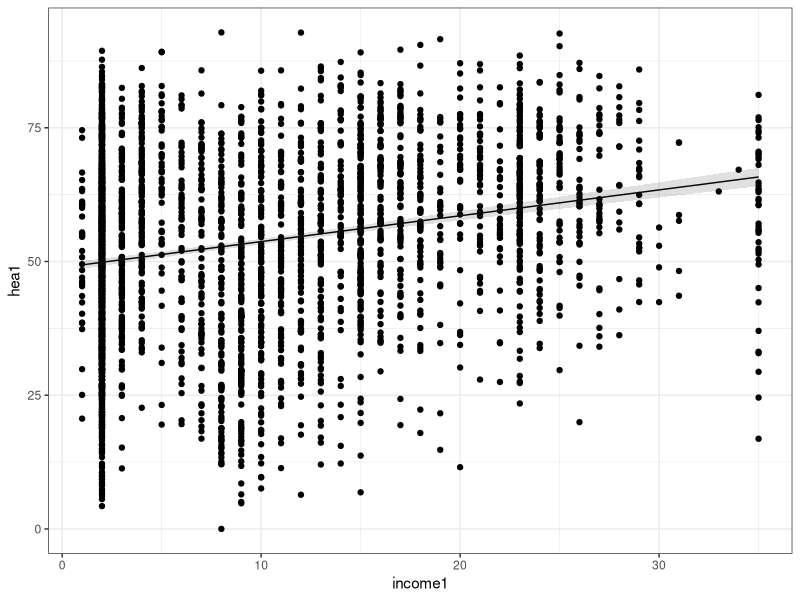
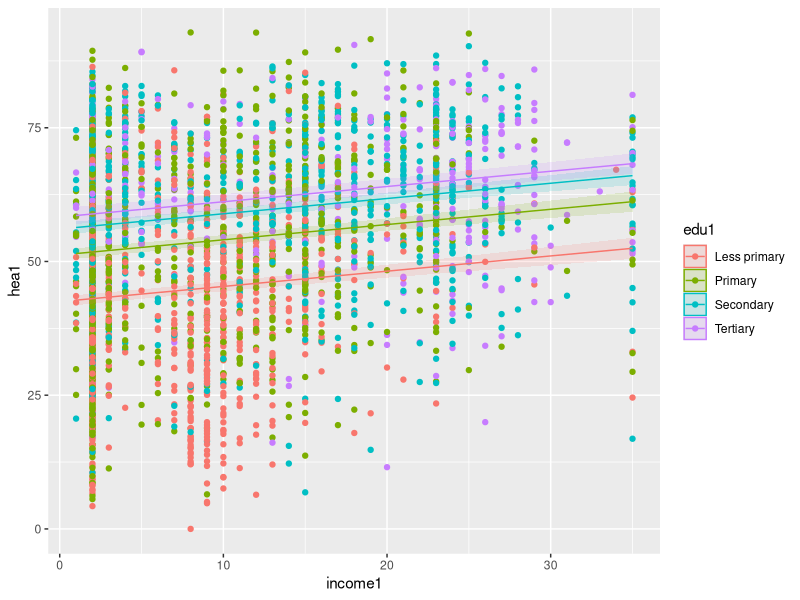
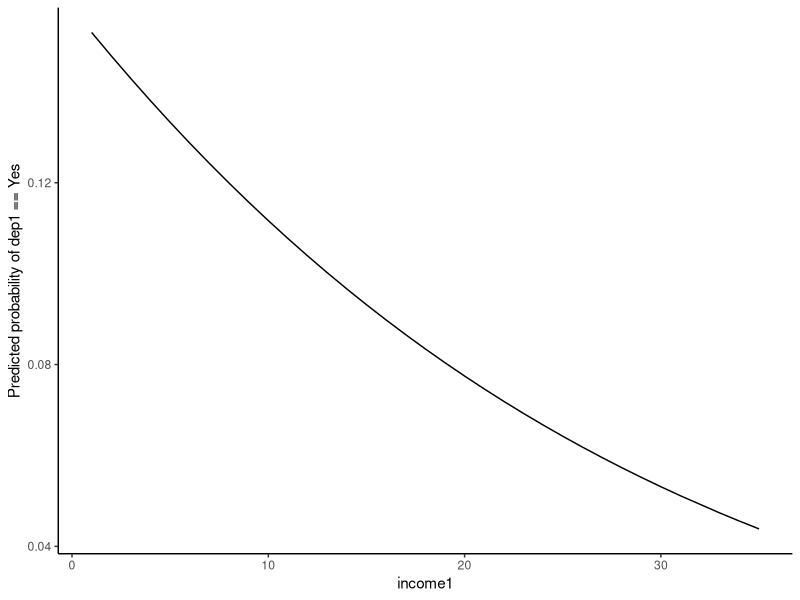
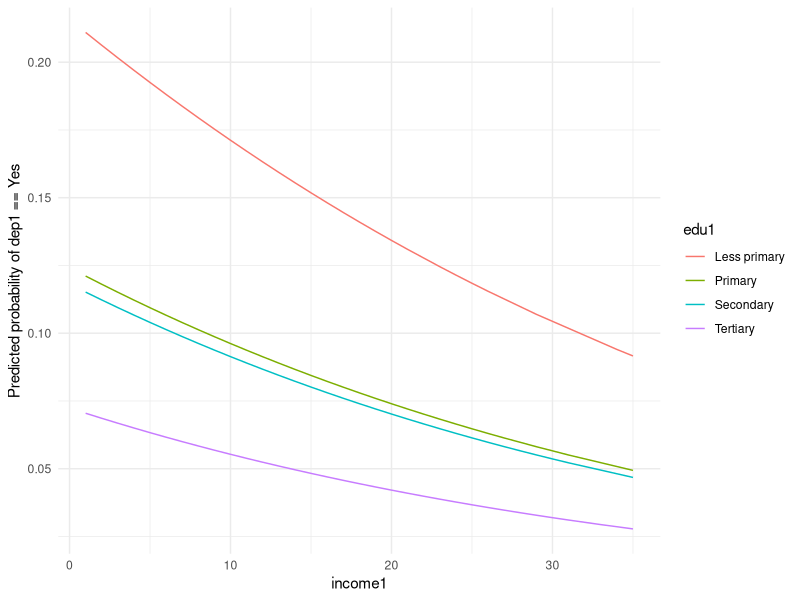

Generate these figures, in order, with R:
## ---- chunk 1
knitr::opts_chunk$set(echo=TRUE, eval=FALSE)
options(width=180, tibble.width=140)
#https://stackoverflow.com/questions/39996042/disable-mouse-click-to-show-another-slide-in-rmarkdown-slidy-presentation
## ---- chunk 2

getwd() # el directorio donde R está trabajando
setwd("P:/projects/Curso-R") # (en Windows) se tienen que sustituir los \ por /
list.files()

## ---- chunk 3
library(readxl)
## ---- chunk 4
read_excel("data_curs_stat/EP1.xls")
## ---- chunk 5
summary
## ---- chunk 6
summary(read_excel("data_curs_stat/EP1.xls"))
## ---- chunk 7
dataw1 <- read_excel("data_curs_stat/EP1.xls")
class(dataw1)
length(dataw1)
names(dataw1)
str(dataw1)
head(dataw1) # primeras (6) filas
#head(dataw1, 3) # primeras 3 filas
#tail(dataw1) # últimas (6) filas

## ---- chunk 8
dataw2 <- read_excel("data_curs_stat/EP2.xls")
dataw3 <- read_excel("data_curs_stat/EP3.xls")

## ---- chunk 9
# dataw1$phys_hea1
# dataw1[["phys_hea1"]]
class(dataw1$phys_hea1)
#summary(dataw1$phys_hea1)
str(dataw1$phys_hea1) # chr quiere decir que phys_hea1 es una variable carácter, es decir, un vector de tipo cadena de carácteres
#attributes(dataw1$phys_hea1)
table(dataw1$phys_hea1)
table(dataw1$phys_hea1, useNA = "ifany")
prop.table(table(dataw1$phys_hea1))
## ---- chunk 10
class(dataw1$hea1); str(dataw1$hea1) # num quiere decir que hea1 es una variable numérica
summary(dataw1$hea1)
#?table
## ---- chunk 11
#?sink
sink("Summary_Estudi_poblacional_w1.txt", split = TRUE) # El fichero de texto donde se guardarán los resultados se llamará Summary_Estudi_poblacional_w1.txt, pero podría llamarse como cualquier otro fichero de texto, no hay más restricción para el nombre que las del sistema operativo donde se está trabajando
table(dataw1$phys_hea1)
summary(dataw1$hea1)
sink()
## ---- chunk 12
class(as.factor(dataw1$phys_hea1))
attributes(as.factor(dataw1$phys_hea1))
table(as.factor(dataw1$phys_hea1), useNA = "ifany")
levels(as.factor(dataw1$phys_hea1))
## ---- chunk 13
attr(as.factor(dataw1$phys_hea1), "class")
attr(as.factor(dataw1$phys_hea1), "levels")
## ---- chunk 14
attributes(as.ordered(dataw1$phys_hea1))
str(as.ordered(dataw1$phys_hea1))
## ---- chunk 15

x <- factor(dataw1$phys_hea1, ordered = TRUE, levels = c("None", "1 physical health problem", "2+ physical health problems"))
str(x)
attributes(x)
levels(x)
table(x, useNA = "ifany")

## ---- chunk 16
#class(dataw1$q0002_hhid)
#?as.character
## ---- chunk 17
library(dplyr)
dataw1 <- dataw1 %>%
  mutate(across(c(sex, age, mar_1, edu1, phys_hea1, dep1, income_inf1), as.factor), q0002_hhid = as.character(q0002_hhid))

dataw2 <- dataw2 %>%
  mutate(across(c(phys_hea2, dep2), as.factor), q0002_hhid = as.character(q0002_hhid))

dataw3 <- dataw3 %>%
  mutate(across(c(dep3, phys_hea3), as.factor), q0002_hhid = as.character(q0002_hhid))

## ---- chunk 18

dataw1 %>% #partimos de la base de datos dataw1 y entonces
  select(q0002_hhid, hea1, dep1) %>% # mantenemos sólo las columnas q0002_hhid, hea1 y dep1, y entonces
  filter(dep1 == "Yes") %>% # nos quedamos con las filas de quienes padecen depresión, y entonces
  arrange(desc(hea1)) %>% # ordenamos las filas por de mayor a menor valor de estado de salud, y entonces
  head(3) # nos quedamos con los 3 pacientes con depresión con mayor valor de Health state

## ---- chunk 19

dataw1 %>% #partimos de la base de datos dataw1 y entonces
  select(q0002_hhid, hea1, dep1) %>% # mantenemos sólo las columnas number_id, hea1 y dep1, y entonces
  group_by(dep1) %>% # agrupamos por las categorías de depresión, y entonces
  summarise(mean_hea1 = mean(hea1, na.rm = TRUE), median_hea1 = median(hea1, na.rm = TRUE), tercil_hea1 = quantile(hea1, probs = 1/3, na.rm = TRUE), n = n()) # calculamos la media, la mediana y el primer tercil de hea1 para cada categoría de depresión y el número de observaciones por cada categoría

## ---- chunk 20
dataw1 %>% 
  count(dep1) %>% # Contamos los individuos en cada categoría de depresión y entonces
  mutate(prop = 100*n/sum(n)) # calculamos el %

## ---- chunk 21
# ?is.na
dataw1 %>% 
  group_by(age) %>% 
  count(dep1) %>% # Contamos los individuos en cada categoría de depresión por grupo de edad y entonces
  filter(!is.na(dep1)) %>% # eliminamos los missings si nos interesa contar el porcentaje sobre el total de respuestas válidas
  mutate(prop = 100*n/sum(n)) # Calculamos el %

## ---- chunk 22
y <- x <- as.character(dataw1$edu1)
head(x, 10)
table(x, useNA = "always")
for(i in seq_along(x)){
  if(is.na(x[i])){
    y[i] <- "Unknown"
  } else if (x[i] == "Less primary" || x[i] == "Primary"){
    y[i] <- "Until primary"
  } else if (x[i] == "Secondary" || x[i] == "Tertiary"){
    y[i] <- "Secondary or higher"
  } else {
    print(x[i])
    y[i] <- x[i]
  }
}
head(y, 10); table(y, useNA = "always")

z <- ifelse(x == "Secondary" | x == "Tertiary", "Secondary or higher", "Until primary")
head(z, 10); table(z, useNA = "always")
## ---- chunk 23

str(dataw1[,c("score_lon1", "score_sup1")])
lapply(dataw1[,c("score_lon1", "score_sup1")], class)
sapply(dataw1[,c("score_lon1", "score_sup1")], class)
str(apply(dataw1[, c("score_lon1", "score_sup1")], 1, sum))
apply(dataw1[, c("score_lon1", "score_sup1")], 2, sum, na.rm = TRUE)
mapply(paste, 1:4, 4:1)

## ---- chunk 24
names(dataw1)
dim(dataw1)
ncol(dataw1)
nrow(dataw1)
names(dataw2)
dim(dataw2)
names(dataw3)
dim(dataw3)
## ---- chunk 25

table(is.na(dataw1$q0002_hhid)); table(is.na(dataw2$q0002_hhid)); table(is.na(dataw3$q0002_hhid))
## ---- chunk 26
data <- dataw1 %>% # partimos de la base de datos dataw1 y entonces
  full_join(dataw2, by = "q0002_hhid") %>% # unimos horizontalmente con todas las observaciones de dataw2 con q0002_hhid iguales a los de dataw1 y añadimos las nuevas, y entonces
  full_join(dataw3, by = c("q0002_hhid"))# unimos horizontalmente con todas las observaciones de dataw3 con q0002_hhid iguales a los que ya había y añadimos las nuevas
names(data)
dim(data)
## ---- chunk 27
?full_join
## ---- chunk 28
ac1 <- read_excel("data_curs_stat/AC1.xls")
ac2 <- read_excel("data_curs_stat/AC2.xls")
ac3 <- read_excel("data_curs_stat/AC3.xls")

dim(ac1); names(ac1); dim(ac2); names(ac2); dim(ac3); names(ac3)
## ---- chunk 29
acr1 <- ac1 %>% # partimos de ac1 y entonces
  rename(hea = hea1) # renombramos hea1 como hea
acr2 <- ac2 %>% # partimos de ac2 y entonces
  rename(hea = hea2, dep = dep2) # renombramos hea2 como hea y dep2 como dea
acr3 <- ac3 %>% 
  rename(hea = hea3, dep = dep3) # mismo proceso para ac3

#names(ac1); names(ac2); names(ac3)
## ---- chunk 30
#?bind_rows
acv <- bind_rows(acr1, acr2, acr3, .id = "wave")
## ---- chunk 31
ach <- ac1 %>%
  full_join(ac2, by = c("q0002_hhid")) %>%
  full_join(ac3, by = c("q0002_hhid"))
ach %>% 
  head()
# cbind(ac1, ac2, ac3) %>% 
#    head()
## ---- chunk 32
acv %>%
  arrange(q0002_hhid) %>% # ordenamos por id
  head()
## ---- chunk 33
library(tidyr)
acv %>%
  group_by(q0002_hhid) %>% # agrupamos por id y entonces
  arrange(wave) %>% # ordenamos por ola para tener la fila con datos antes que las otras, y entonces
  fill(sex, age, mar_1, edu1, grups) %>% # para cada id rellenamos las filas vacías de las variables especificadas con los valores que no son missings, y entonces
  ungroup() %>% # desagrupamos y entonces
  arrange(q0002_hhid) %>% # ordenamos por id para ver las mismas filas que arriba, y entonces
  head() # nos quedamos con las primeras filas
## ---- chunk 34
acv <- acv %>%
  group_by(q0002_hhid) %>% # agrupamos por id y entonces
  arrange(wave) %>% # ordenamos por ola para tener la fila con datos antes que las otras, y entonces
  fill(sex, age, mar_1, edu1, grups) # para cada id rellenamos las filas vacías de las variables especificadas con los valores que no son missings
## ---- chunk 35
#?pivot_wider
acv %>%
  pivot_wider(names_from = c("wave"), values_from = c("hea", "dep")) %>%
  # select(-where(~all(is.na(.)))) %>% # quitamos aquellas columnas que cumplen que todos sus valores son missings
  head()

## ---- chunk 36
#?pivot_longer
## ---- chunk 37
t.test(hea1 ~ sex, data = dataw1)
t.test(data$hea1, data$hea2, paired = TRUE) #comparamos el estado de salud en la ola 1 con la ola 2
## ---- chunk 38
chisq.test(dataw1$dep1, dataw1$sex)
## ---- chunk 39
#cor(dataw1$score_sup, dataw1$income)
cor.test(dataw1$score_sup1, dataw1$income1)
## ---- chunk 40
dataw1 <- dataw1 %>% 
  mutate(across(c(sex, age, mar_1, edu1, phys_hea1, dep1, income_inf1), as.factor))
## ---- chunk 41
#?lm
fit <- lm(hea1 ~ age + sex + income1 + dep1, data = dataw1)
summary(fit)
## ---- chunk 42
#?glm
fit <- glm(dep1 ~ age + sex + income1*hea1 + mar_1*score_lon1, data = dataw1, family = binomial)
summary(fit)
## ---- chunk 43
t.test(dataw1$hea1)$conf.int
## ---- chunk 44
#?confint
confint(fit)

## ---- chunk 45

library(ggplot2)
fit <- lm(hea1 ~ income1, data = dataw1)
dataw1 %>%
  filter(!is.na(hea1), !is.na(income1)) %>% # nos quedamos con las observaciones que no tienen missings en el modelo
  # filter(!if_any(c(hea1, income1), is.na)) %>% # lo mismo de forma resumida
  cbind(predict(fit, interval = "confidence")) %>% # añadimos la predicción del modelo y los intervalos de confianza como nuevas columnas
  ggplot(aes(x = income1)) + # creamos el cuadro y añadimos el eje x
  geom_point(aes(y = hea1)) + # añadimos los punos d la base de datos
  geom_line(aes(y = fit)) + # añadimos la línea que el modelo induce
  geom_ribbon(aes(ymin = lwr, ymax = upr), alpha = .15) + # añadimos los CI; también es posible como sigue
  # geom_line(aes(y = lwr), color = "red", linetype = "dashed") +
  # geom_line(aes(y = upr), color = "red", linetype = "dashed") +
  theme_bw() # cambiamos el tema por defecto



## ---- chunk 46

library(ggplot2)
fit <- lm(hea1 ~ income1 + edu1, data = dataw1)
dataw1 %>%
  # filter(!is.na(hea1), !is.na(income1), !is.na(edu1)) %>% # nos quedamos con las observaciones que no tienen missings en el modelo
  filter(!if_any(c(hea1, income1, edu1), is.na)) %>% # lo mismo de forma resumida
  cbind(predict(fit, interval = "confidence")) %>% # añadimos la predicción del modelo y los intervalos de confianza como nuevas columnas
  ggplot(aes(x = income1, color = edu1)) + # creamos el cuadro y añadimos el eje x
  geom_point(aes(y = hea1)) + # añadimos los punos d la base de datos
  geom_line(aes(y = fit)) + # añadimos la línea que el modelo induce
  geom_ribbon(aes(ymin = lwr, ymax = upr, color = NULL, fill = edu1), alpha = .15) # añadimos los CI
  

## ---- chunk 47

library(ggplot2)
fit <- glm(dep1 ~ income1, data = dataw1, family = binomial)
dataw1 %>%
  filter(!if_any(c(dep1, income1), is.na)) %>%  # nos quedamos con las observaciones que no tienen missings en el modelo
  mutate(fit = predict(fit, type = "response")) %>% # añadimos la predicción del modelo como nuevas columnas
  ggplot(aes(x = income1)) + # creamos el cuadro y añadimos el eje x
  geom_line(aes(y = fit)) + # añadimos la línea que el modelo induce
  labs(y = "Predicted probability of dep1 == Yes") + # especificamos la etiqueta del eje y
  theme_classic() #cambiamos el tema por defecto



## ---- chunk 48

library(ggplot2)
fit <- glm(dep1 ~ income1 + edu1, data = dataw1, family = binomial)
dataw1 %>%
  filter(!if_any(c(dep1, income1, edu1), is.na)) %>%  # nos quedamos con las observaciones que no tienen missings en el modelo
  mutate(fit = predict(fit, type = "response")) %>% # añadimos la predicción del modelo como nuevas columnas
  ggplot(aes(x = income1, color = edu1)) + # creamos el cuadro y añadimos el eje x
  geom_line(aes(y = fit)) + # añadimos la línea que el modelo induce
  labs(y = "Predicted probability of dep1 == Yes") + # especificamos la etiqueta del eje y
  theme_minimal() # cambiamos el tema por defecto



## ---- chunk 49

x <- 4       # asignamos el nombre x al objeto 4
w <- "x"     # guardamos el nombre x en la variable w
x
w
get(w)       # con la función get recuperamos el objeto asignado al nombre (x) guardado en la variable w
assign(w,5)  # asignamos el valor 5 al caracter guardado en w (x)
get(w)

